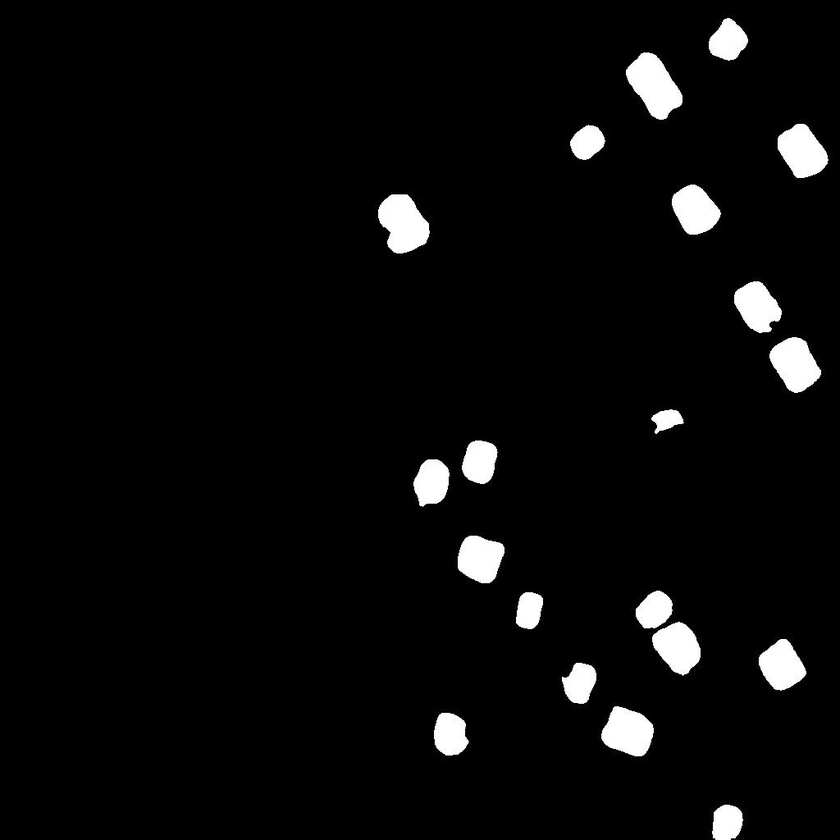
#> input picture models/images/c.jpg, 840 x 840 px, shrunk from 1024 x 1024 before the run
$ python pol1y.py
#> lines starting #> are read from the running program, lines starting #| are printed output that depends on the picture; after the words box and inside, x2 and y2 are one past the last pixel; in counts of white or black regions, pixels touching at a corner belong together
from skimage.io import imread
from skimage.color import rgb2gray
from skimage.io import imread
from skimage.measure import regionprops_table
from pandas import DataFrame
import cv2
from skimage.measure import find_contours
import numpy as np
import matplotlib.pyplot as plt
rectangle = imread('c.jpg',0)
#> rectangle is the input picture: shape (840, 840, 3); min 0, max 255, mean 10.2

rectangle = cv2.cvtColor(rectangle, cv2.COLOR_RGB2GRAY)
#> rectangle: shape (840, 840)
print(rectangle.shape)
#| (840, 840)

binary_mask = rectangle > 0.5
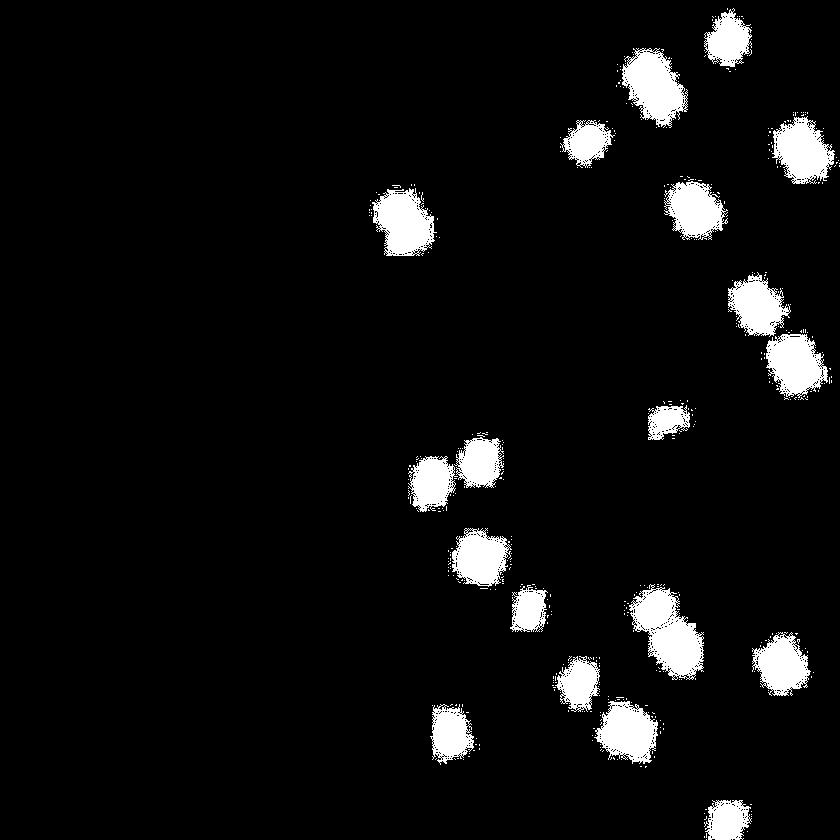
#> binary_mask: shape (840, 840) bool; 6% white; 468 white regions (449 under 20 px), largest, box (x1, y1, x2, y2) and area: (629, 584, 704, 680) 3921, (622, 48, 688, 128) 3187, (372, 188, 437, 256) 2930
contours = find_contours(binary_mask, 0.5)
#> contours = 2181 point arrays, longest 723 points
print(len(contours))
#| 2181
new_img = np.zeros((rectangle.shape[0], rectangle.shape[1]))
for contour in contours:
    contour = np.array(contour, dtype=int)
    new_img[contour[:, 0], contour[:, 1]] = 1
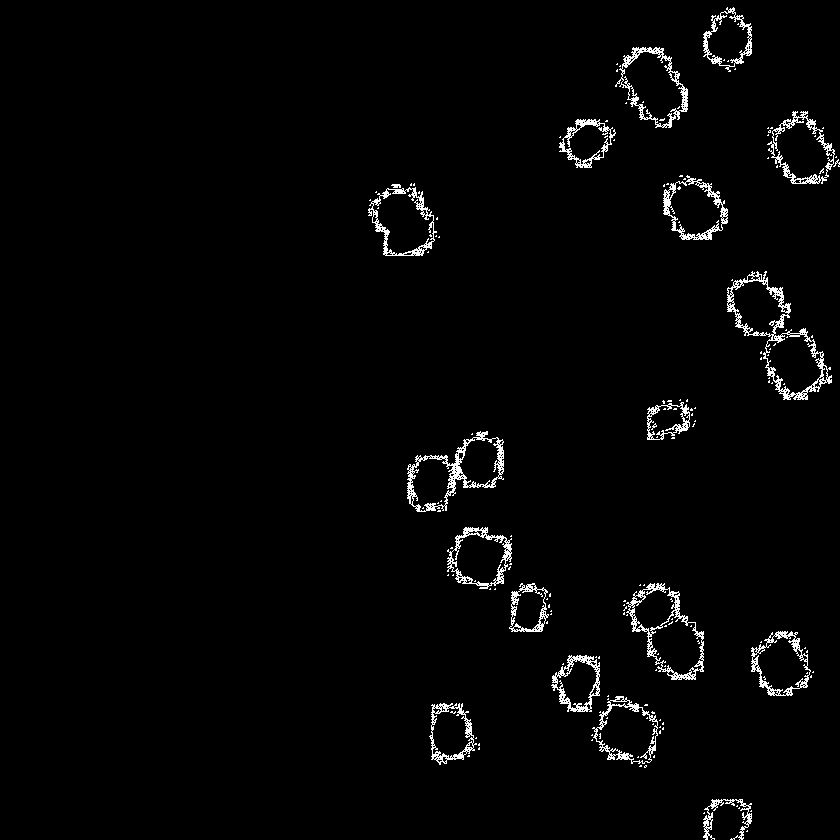
#> new_img: shape (840, 840) float64; values 0 (black) and 1 (white), 2.2% white in thin lines or dots, all inside (x1, y1, x2, y2) = (368, 7, 840, 840)


cv2.imshow('image', new_img)
cv2.waitKey(0)
cv2.destroyAllWindows()

# Display the image with contours using matplotlib
plt.show()
# [7 lines of commented-out code are left out]

$ run again, with models/images/eval_r1_.jpg copied over models/images/c.jpg
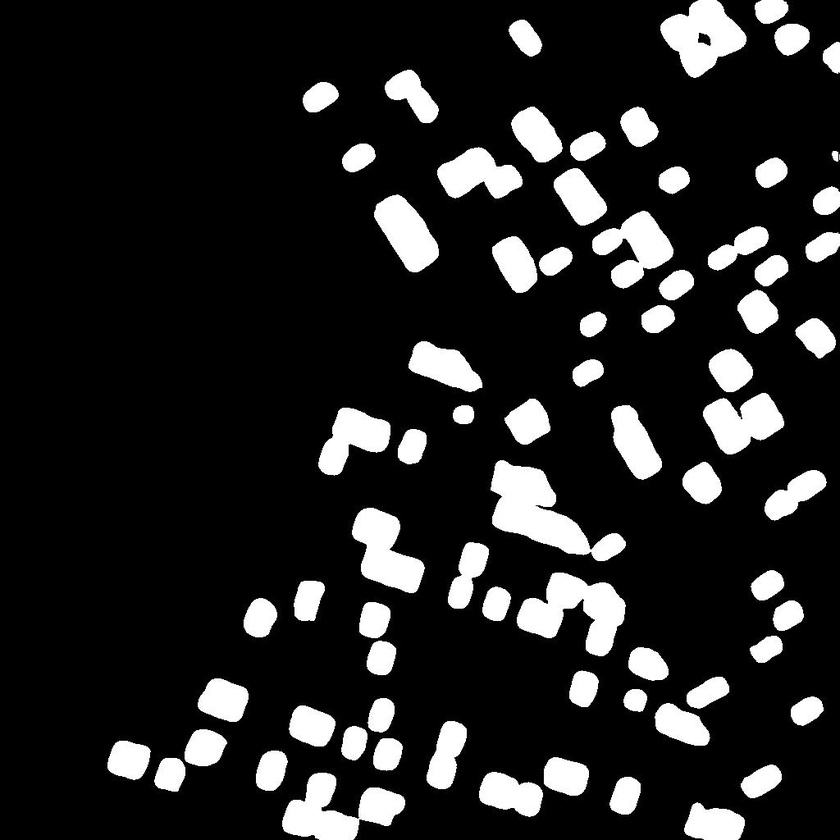
#> input picture models/images/eval_r1_.jpg, 840 x 840 px, shrunk from 1024 x 1024 before the run
#> rectangle is the input picture: shape (840, 840, 3); min 0, max 255, mean 36.8
#> rectangle: shape (840, 840)
#| (840, 840)
#> `binary_mask = rectangle > 0.5`:
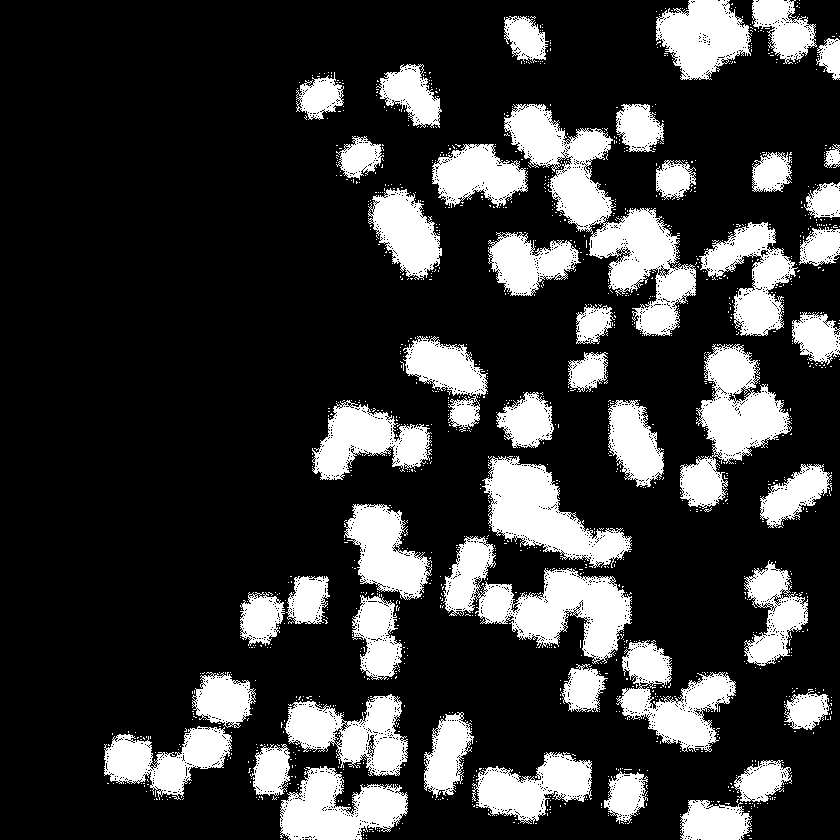
#> binary_mask: shape (840, 840) bool; 21.5% white; 1425 white regions (1378 under 20 px), largest, box (x1, y1, x2, y2) and area: (504, 104, 696, 336) 13073, (443, 536, 632, 664) 9842, (680, 344, 792, 509) 7876
#> contours = 7163 point arrays, longest 1483 points
#| 7163
#> the loop `for contour in contours:` made 7163 passes
#> contour on passes 3, 4, 8: [[0, 717], [0, 718], [0, 719], [0, 719]], [[0, 723], [0, 724], [0, 724]], [[0, 795], [0, 795], [0, 794], [0, 793]]
#> after the loop `for contour in contours:`:
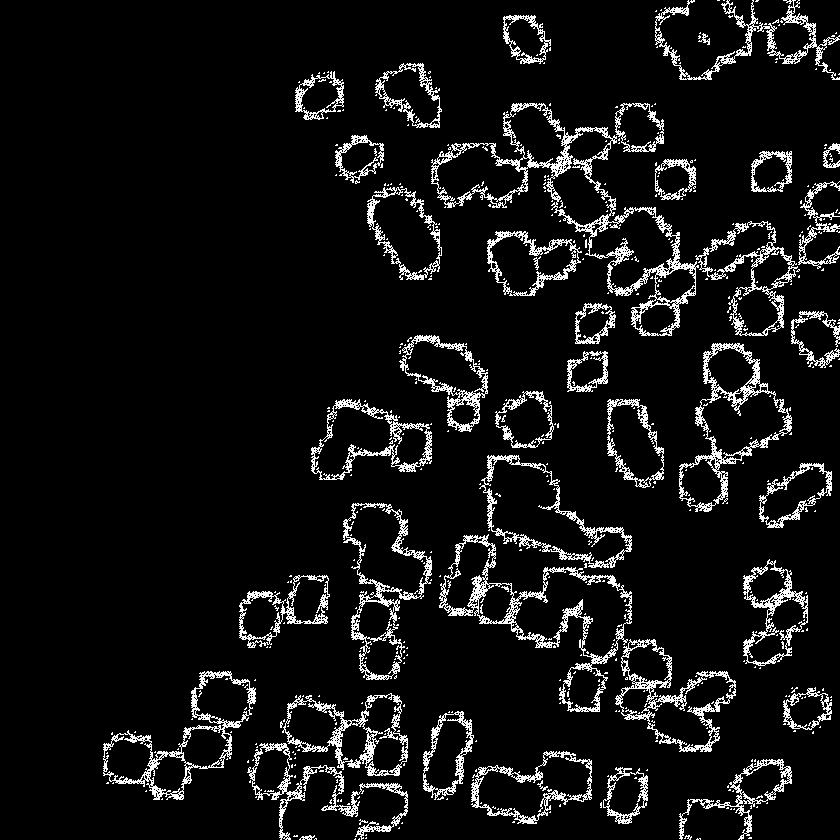
#> new_img: shape (840, 840) float64; values 0 (black) and 1 (white), 7.6% white in thin lines or dots, all inside (x1, y1, x2, y2) = (103, 0, 840, 840)

$ run again, with models/images/eval_r2_.jpg copied over models/images/c.jpg
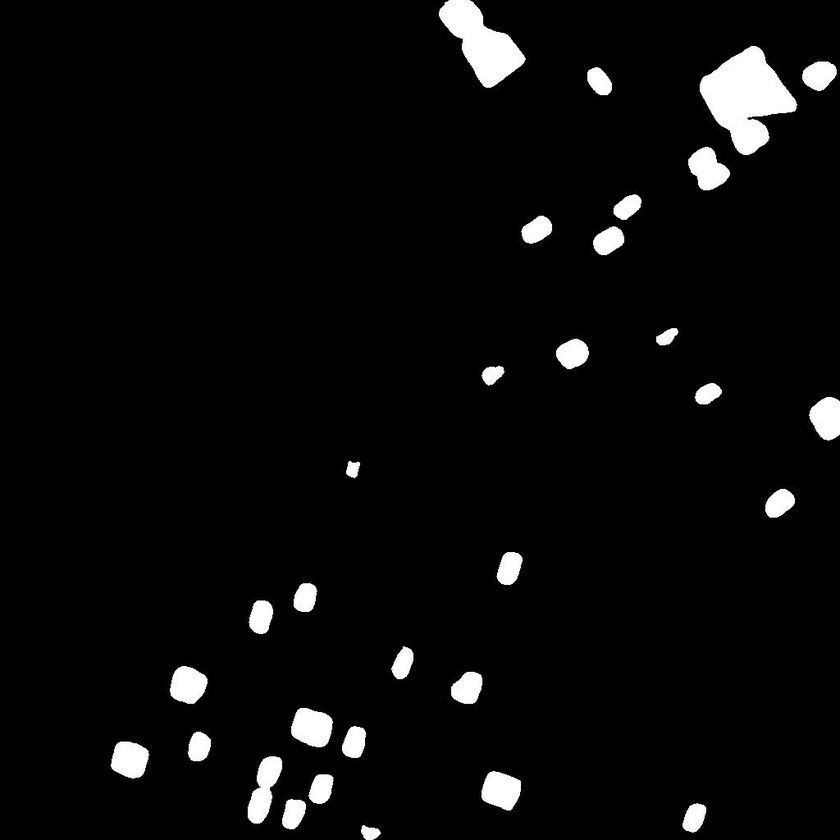
#> input picture models/images/eval_r2_.jpg, 840 x 840 px, shrunk from 1024 x 1024 before the run
#> rectangle is the input picture: shape (840, 840, 3); min 0, max 255, mean 10.5
#> rectangle: shape (840, 840)
#| (840, 840)
#> `binary_mask = rectangle > 0.5`:
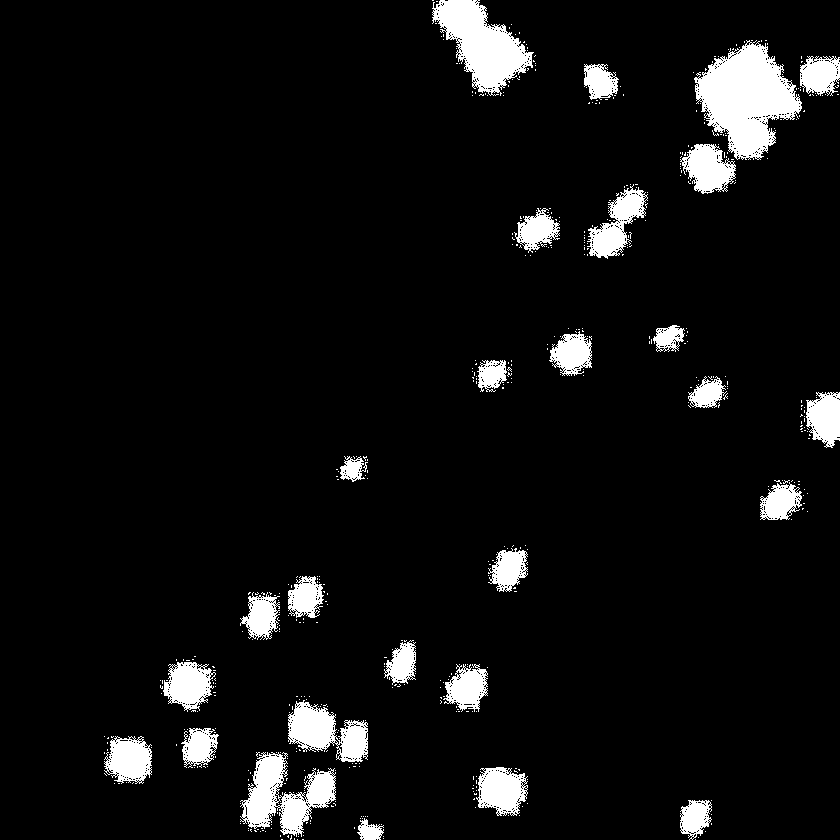
#> binary_mask: shape (840, 840) bool; 6.5% white; 529 white regions (502 under 20 px), largest, box (x1, y1, x2, y2) and area: (694, 40, 802, 160) 7451, (432, 0, 534, 96) 4907, (240, 752, 336, 837) 3913
#> contours = 2464 items
#| 2464
#> the loop `for contour in contours:` made 2464 passes
#> contour on passes 1, 5, 6: [[0, 433], [0, 433], [0, 432], [0, 431]], [[0, 471], [0, 472], [0, 472]], [[0, 479], [0, 479], [0, 478], [0, 477]]
#> after the loop `for contour in contours:`:
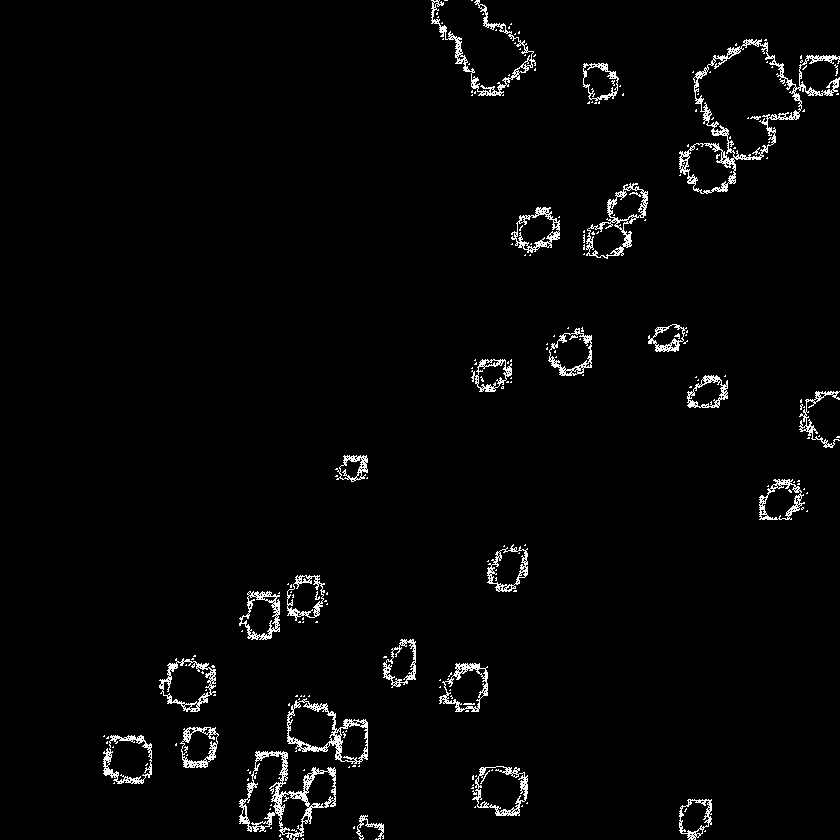
#> new_img: shape (840, 840) float64; values 0 (black) and 1 (white), 2.5% white in thin lines or dots, all inside (x1, y1, x2, y2) = (103, 0, 840, 840)
